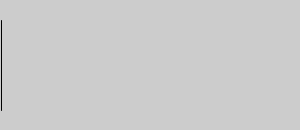
Frame 1 (no input)
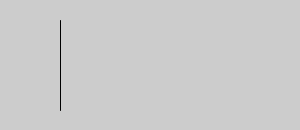
Frame 60 (the mouse pressed at the canvas centre just before this capture)
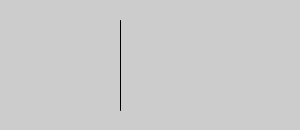
Frame 120 (the mouse held since frame 60 and released just before this capture)

The Processing sketch that drew these frames (run headless with seeded random() and noise(); from frame 60 on, the mouse is pressed at the canvas centre):

// Processing sketch: animLineIf
// ── animLineIf.pde
//Animacja lini z if

void setup() {
  size(300,130);
  frameRate(25);
}

int pos = 0;

void draw() 
{
  background(204);
  pos++;
  line(pos, 20, pos, height-20 );
  
  if (pos > width) 
  {
    pos = 0;
  }
}

//http://processingwedukacji.blogspot.com/2016/10/
